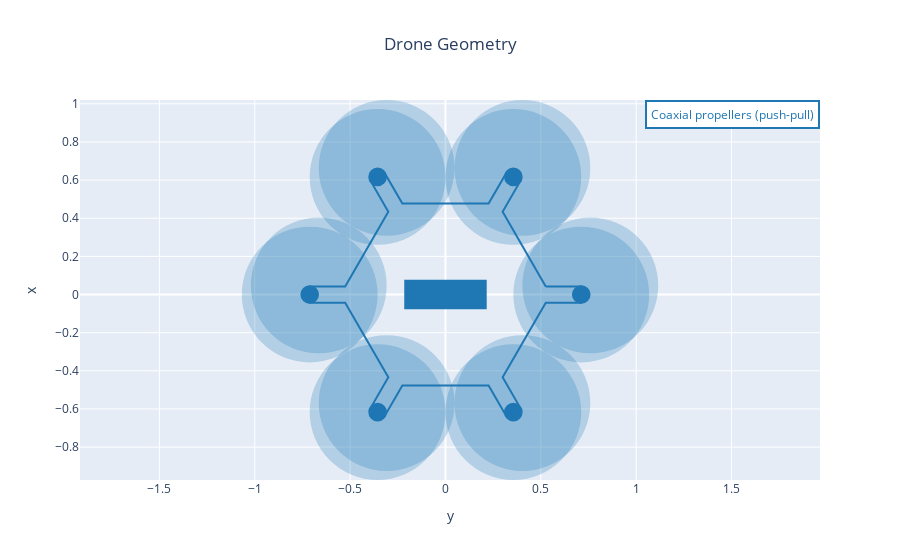

The notebook cell this image was saved under:
### Markdown cell above
## 4. Analysis and plots

### Code cell
from utils.postprocessing.analysis_and_plots import *

#fig = drone_geometry_plot(MDA_OUTPUT_FILE, name='Drone MDA')
#fig = drone_geometry_plot(MDO_OUTPUT_FILE, name='Drone MDO', fig=fig)

fig = drone_geometry_plot(MDO_OUTPUT_FILE, name='Drone MDO')
fig.show()

### Figure 1 — Plotly figure (JSON) as saved in the notebook; plotly's stock layout.template omitted (floating-point values rounded to 4 significant figures)
{"data": [{"line": {"color": "rgb(31, 119, 180)"}, "mode": "lines", "name": "Drone MDO", "type": "scatter", "uid": "eff61ea9-6a43-4474-afbf-6fe4afb47f25", "x": [0.5258, 0.7119, 0.7119, 0.5258, 0.2997, 0.3928, 0.3192, 0.2261, -0.2261, -0.3192, -0.3928, -0.2997, -0.5258, -0.7119, -0.7119, -0.5258, -0.2997, -0.3928, -0.3192, -0.2261, 0.2261, 0.3192, 0.3928, 0.2997, 0.5258], "y": [0.0425, 0.0425, -0.0425, -0.0425, -0.4341, -0.5953, -0.6378, -0.4766, -0.4766, -0.6378, -0.5953, -0.4341, -0.0425, -0.0425, 0.0425, 0.0425, 0.4341, 0.5953, 0.6378, 0.4766, 0.4766, 0.6378, 0.5953, 0.4341, 0.0425]}], "layout": {"annotations": [{"align": "center", "bgcolor": "white", "bordercolor": "rgb(31, 119, 180)", "borderpad": 4, "borderwidth": 2, "font": {"color": "rgb(31, 119, 180)"}, "showarrow": false, "text": "Coaxial propellers (push-pull)", "x": 1, "xanchor": "right", "xref": "paper", "xshift": 0, "y": 1, "yanchor": "top", "yref": "paper", "yshift": 0}], "shapes": [{"fillcolor": "rgb(31, 119, 180)", "line": {"color": "rgb(31, 119, 180)", "width": 3}, "type": "rect", "x0": -0.2083, "x1": 0.2083, "xref": "x", "y0": -0.06943, "y1": 0.06943, "yref": "y"}, {"fillcolor": "rgb(31, 119, 180)", "line": {"color": "rgb(31, 119, 180)", "width": 3}, "type": "circle", "x0": 0.6709, "x1": 0.7529, "xref": "x", "y0": -0.04098, "y1": 0.04098, "yref": "y"}, {"fillcolor": "rgb(31, 119, 180)", "line": {"color": "rgb(31, 119, 180)", "width": 0}, "opacity": 0.25, "type": "circle", "x0": 0.356, "x1": 1.068, "xref": "x", "y0": -0.356, "y1": 0.356, "yref": "y"}, {"fillcolor": "rgb(31, 119, 180)", "line": {"color": "rgb(31, 119, 180)", "width": 0}, "opacity": 0.25, "type": "circle", "x0": 0.4034, "x1": 1.115, "xref": "x", "y0": -0.3085, "y1": 0.4034, "yref": "y"}, {"fillcolor": "rgb(31, 119, 180)", "line": {"color": "rgb(31, 119, 180)", "width": 3}, "type": "circle", "x0": 0.315, "x1": 0.3969, "xref": "x", "y0": -0.6575, "y1": -0.5755, "yref": "y"}, {"fillcolor": "rgb(31, 119, 180)", "line": {"color": "rgb(31, 119, 180)", "width": 0}, "opacity": 0.25, "type": "circle", "x0": 1.11e-16, "x1": 0.7119, "xref": "x", "y0": -0.9725, "y1": -0.2606, "yref": "y"}, {"fillcolor": "rgb(31, 119, 180)", "line": {"color": "rgb(31, 119, 180)", "width": 0}, "opacity": 0.25, "type": "circle", "x0": 0.04746, "x1": 0.7594, "xref": "x", "y0": -0.925, "y1": -0.2131, "yref": "y"}, {"fillcolor": "rgb(31, 119, 180)", "line": {"color": "rgb(31, 119, 180)", "width": 3}, "type": "circle", "x0": -0.3969, "x1": -0.315, "xref": "x", "y0": -0.6575, "y1": -0.5755, "yref": "y"}, {"fillcolor": "rgb(31, 119, 180)", "line": {"color": "rgb(31, 119, 180)", "width": 0}, "opacity": 0.25, "type": "circle", "x0": -0.7119, "x1": 1.11e-16, "xref": "x", "y0": -0.9725, "y1": -0.2606, "yref": "y"}, {"fillcolor": "rgb(31, 119, 180)", "line": {"color": "rgb(31, 119, 180)", "width": 0}, "opacity": 0.25, "type": "circle", "x0": -0.6645, "x1": 0.04746, "xref": "x", "y0": -0.925, "y1": -0.2131, "yref": "y"}, {"fillcolor": "rgb(31, 119, 180)", "line": {"color": "rgb(31, 119, 180)", "width": 3}, "type": "circle", "x0": -0.7529, "x1": -0.6709, "xref": "x", "y0": -0.04098, "y1": 0.04098, "yref": "y"}, {"fillcolor": "rgb(31, 119, 180)", "line": {"color": "rgb(31, 119, 180)", "width": 0}, "opacity": 0.25, "type": "circle", "x0": -1.068, "x1": -0.356, "xref": "x", "y0": -0.356, "y1": 0.356, "yref": "y"}, {"fillcolor": "rgb(31, 119, 180)", "line": {"color": "rgb(31, 119, 180)", "width": 0}, "opacity": 0.25, "type": "circle", "x0": -1.02, "x1": -0.3085, "xref": "x", "y0": -0.3085, "y1": 0.4034, "yref": "y"}, {"fillcolor": "rgb(31, 119, 180)", "line": {"color": "rgb(31, 119, 180)", "width": 3}, "type": "circle", "x0": -0.3969, "x1": -0.315, "xref": "x", "y0": 0.5755, "y1": 0.6575, "yref": "y"}, {"fillcolor": "rgb(31, 119, 180)", "line": {"color": "rgb(31, 119, 180)", "width": 0}, "opacity": 0.25, "type": "circle", "x0": -0.7119, "x1": -3.886e-16, "xref": "x", "y0": 0.2606, "y1": 0.9725, "yref": "y"}, {"fillcolor": "rgb(31, 119, 180)", "line": {"color": "rgb(31, 119, 180)", "width": 0}, "opacity": 0.25, "type": "circle", "x0": -0.6645, "x1": 0.04746, "xref": "x", "y0": 0.308, "y1": 1.02, "yref": "y"}, {"fillcolor": "rgb(31, 119, 180)", "line": {"color": "rgb(31, 119, 180)", "width": 3}, "type": "circle", "x0": 0.315, "x1": 0.3969, "xref": "x", "y0": 0.5755, "y1": 0.6575, "yref": "y"}, {"fillcolor": "rgb(31, 119, 180)", "line": {"color": "rgb(31, 119, 180)", "width": 0}, "opacity": 0.25, "type": "circle", "x0": 1.11e-16, "x1": 0.7119, "xref": "x", "y0": 0.2606, "y1": 0.9725, "yref": "y"}, {"fillcolor": "rgb(31, 119, 180)", "line": {"color": "rgb(31, 119, 180)", "width": 0}, "opacity": 0.25, "type": "circle", "x0": 0.04746, "x1": 0.7594, "xref": "x", "y0": 0.308, "y1": 1.02, "yref": "y"}], "title": {"text": "Drone Geometry", "x": 0.5}, "xaxis": {"title": {"text": "y"}}, "yaxis": {"scaleanchor": "x", "scaleratio": 1, "title": {"text": "x"}}}}
